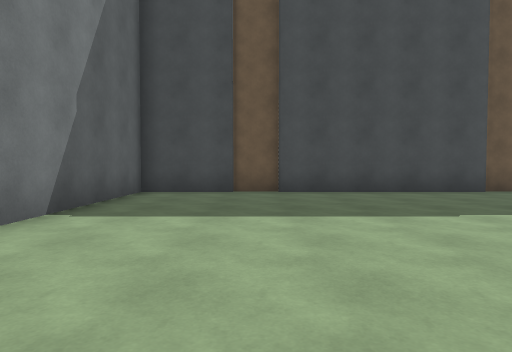
[1] (above)

24 first-person views from a walk through a Unity game level. The camera is 1.2 m above the floor, tilts 2° down and sees 75° across. The floor is counted in squares, 2 m on a side. Each view is taken from the middle of a square. On the plan, view 1 faces up. The plan holds only what a view shows up to about 10 squares ahead; the rest is blank. The place goes on beyond the plan. The player is left out.

[2]
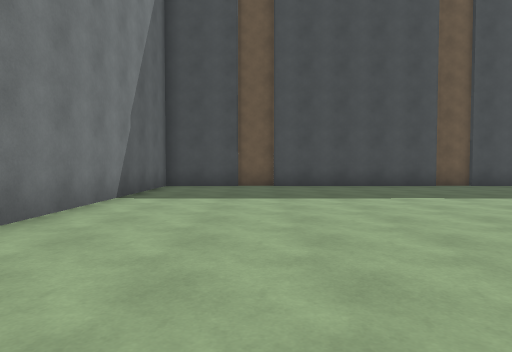

[3]
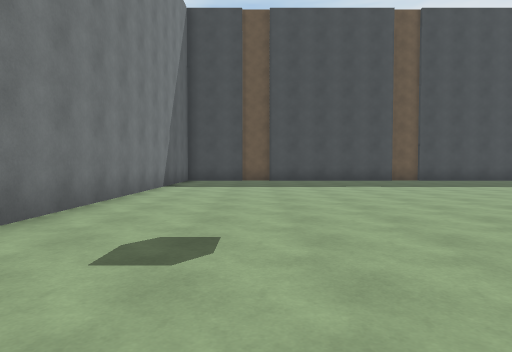

[4]
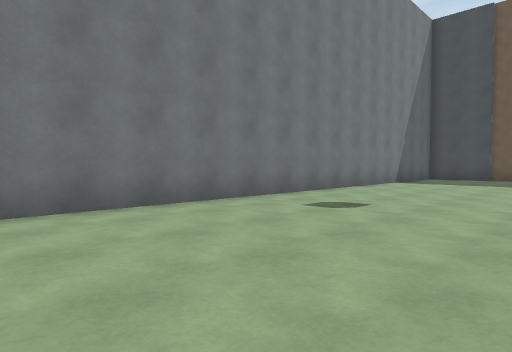

[5]
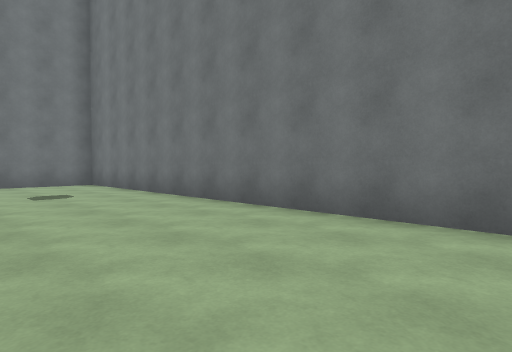

[6]
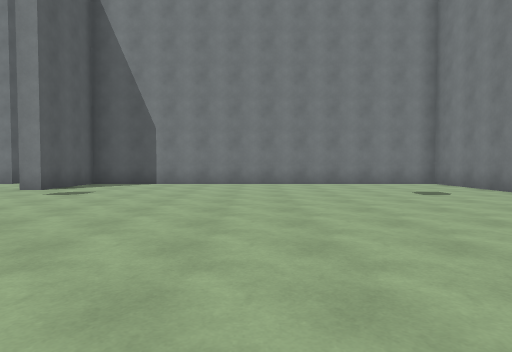

[7]
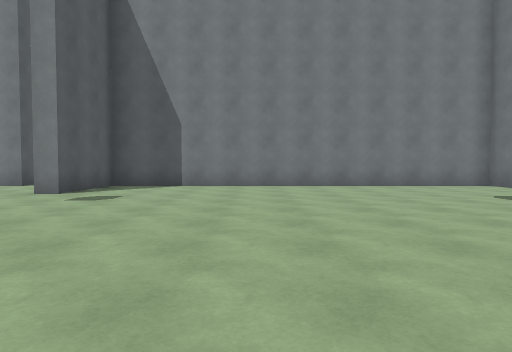

[8]
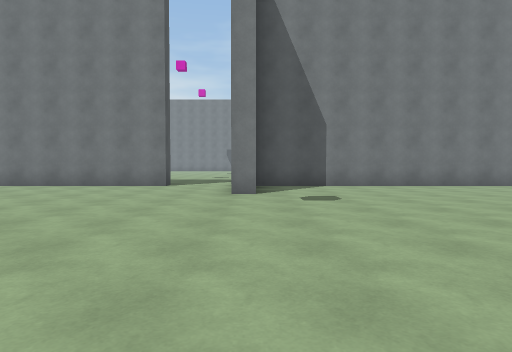

[9]
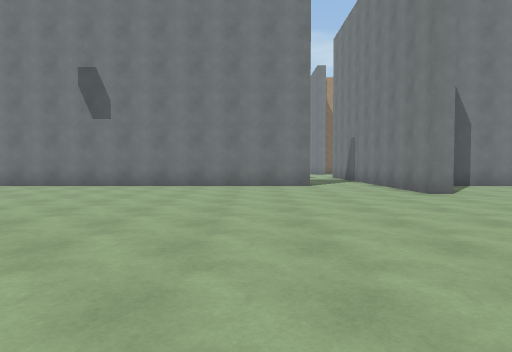

[10]
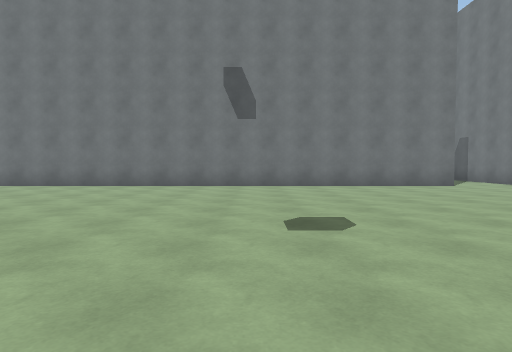

[11]
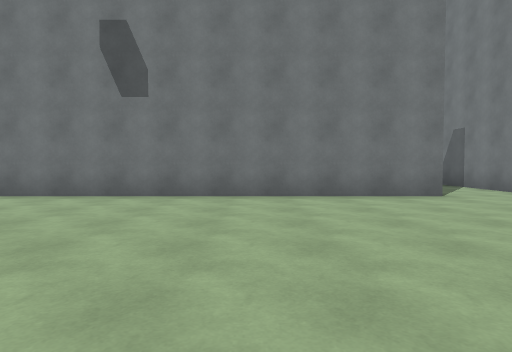

[12]
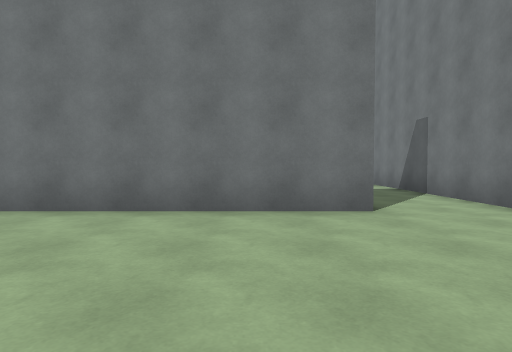

[13]
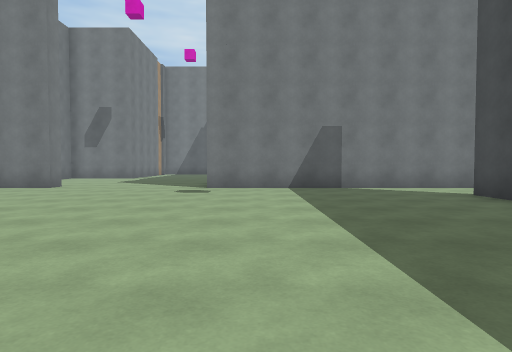

[14]
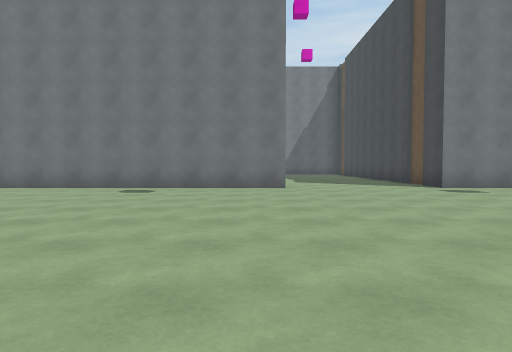

[15]
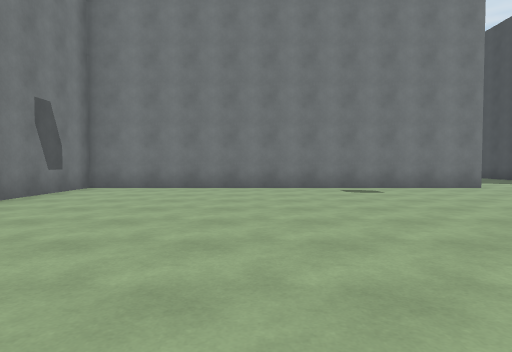

[16]
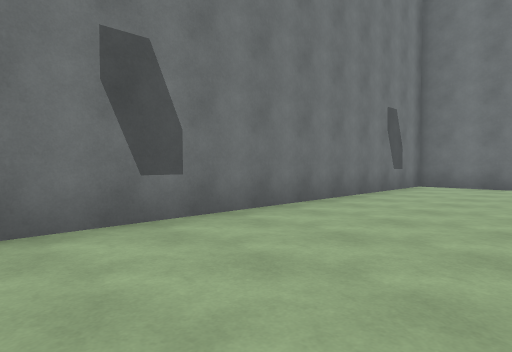

[17]
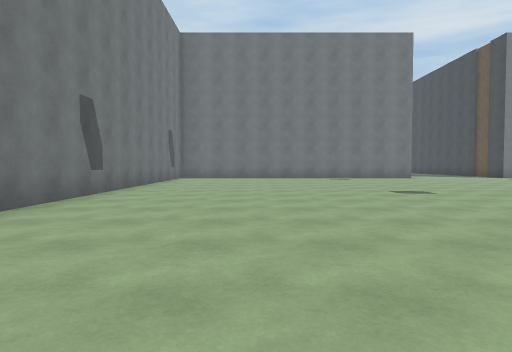

[18]
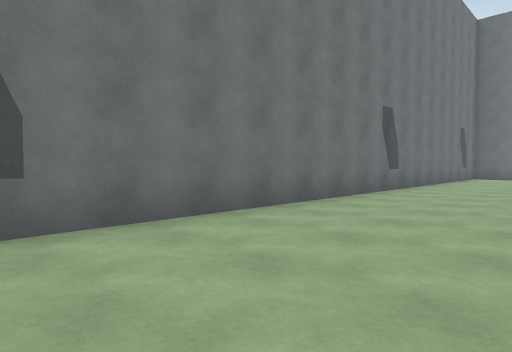

[19]
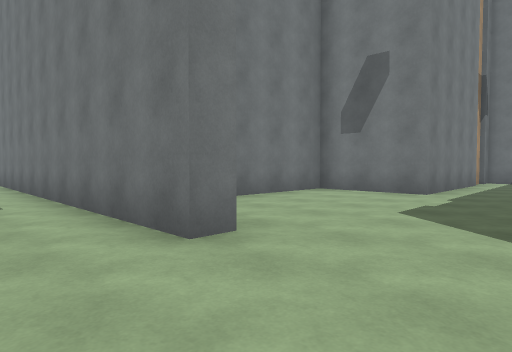

[20]
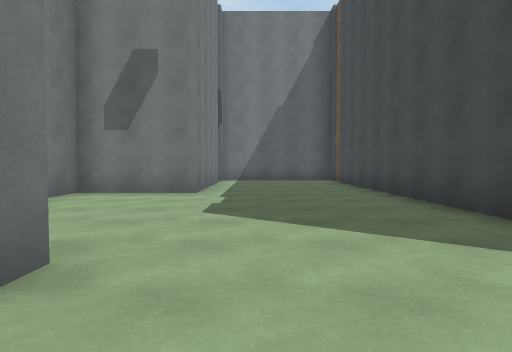

[21]
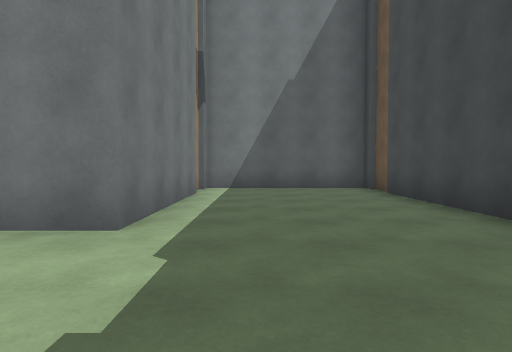

[22]
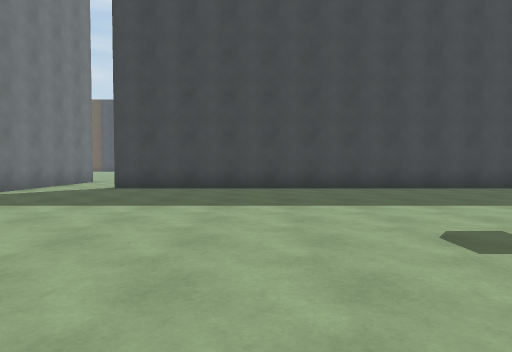

[23]
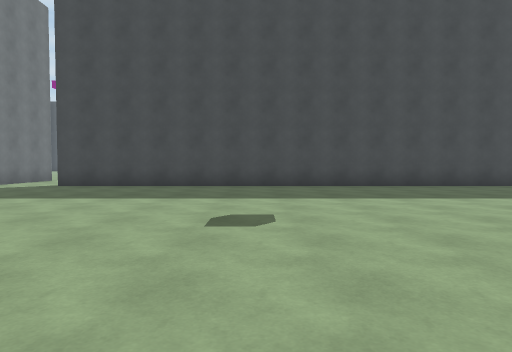

[24]
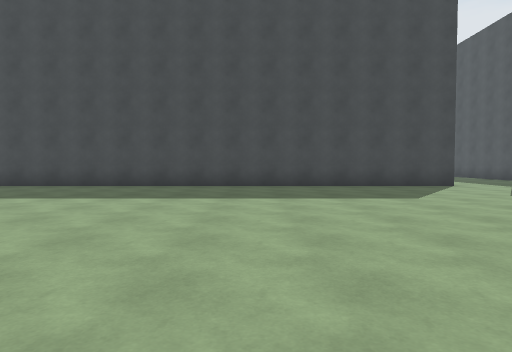

### Floor plan
Points are (right, up) in squares from view 1. A wall is a line through its corners. A room is listed if a view was taken in it or the views show most of it. See-through windows are left out.
Room 1 (views 1, 2, 3, 4, 5, 6, 7, 8, 9, 10, 11, 12)
walls: (10.5, -13.7) (10.5, -13.2) (23.1, -13.2); (7.1, 7.2) (-2.5, 7.2) (-2.5, -13.2) (8, -13.2) (8, -10.7) (8.5, -10.7) (8.5, -14.4)
ways out: opening at (9.5, -14) to room 2
Room 2 (views 13, 14, 15, 16, 17, 18, 19, 20, 21, 22, 23, 24)
walls: (7.9, -23.2) (8.5, -23.2) (8.5, -33.2) (23.6, -33.2); (6.5, -19.2) (-1, -19.2); (8.5, -14.4) (8.5, -19.2) (7.5, -19.2); (24.5, -13.7) (10.5, -13.7); (-1, -23.2) (3, -23.2) (3, -25.7) (5.9, -25.7); (-1.2, -19.2) (-2.5, -19.2) (-2.5, -23.2) (-1.6, -23.2)
ways out: opening at (9.5, -14) to room 1

Where each view was taken, in squares from view 1:
view 1: 0 up, 0 right, facing up
view 2: 2 down, 0 right, facing up
view 3: 5 down, 0 right, facing up
view 4: 7 down, 2 right, facing up-left
view 5: 3 down, 1 right, facing down-left
view 6: 3 down, 3 right, facing down
view 7: 4 down, 4 right, facing down
view 8: 4 down, 8 right, facing down
view 9: 4 down, 12 right, facing down
view 10: 4 down, 16 right, facing down
view 11: 7 down, 14 right, facing down
view 12: 9 down, 12 right, facing down
view 13: 18 down, 17 right, facing left
view 14: 24 down, 17 right, facing left
view 15: 29 down, 17 right, facing left
view 16: 30 down, 18 right, facing down-left
view 17: 30 down, 23 right, facing left
view 18: 30 down, 24 right, facing down-left
view 19: 21 down, 10 right, facing down-left
view 20: 22 down, 10 right, facing left
view 21: 22 down, 6 right, facing left
view 22: 22 down, 14 right, facing up
view 23: 23 down, 16 right, facing up
view 24: 23 down, 20 right, facing up
